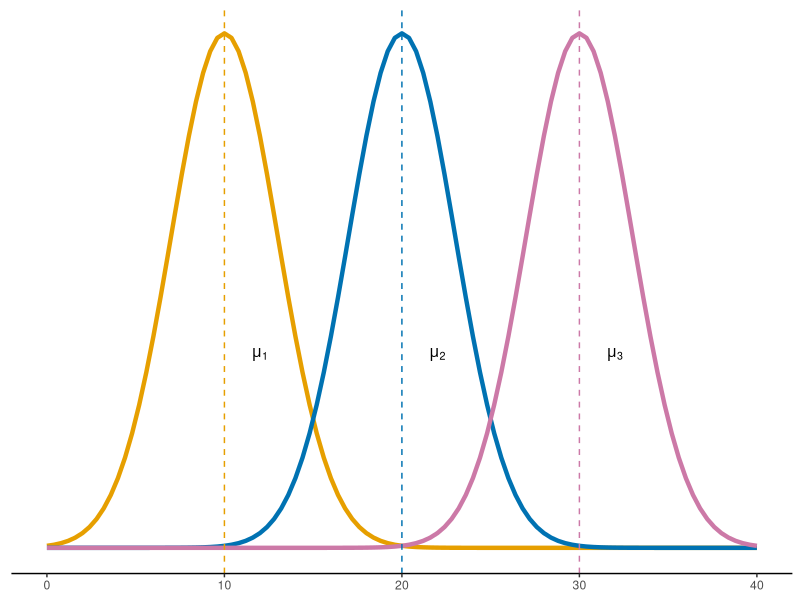
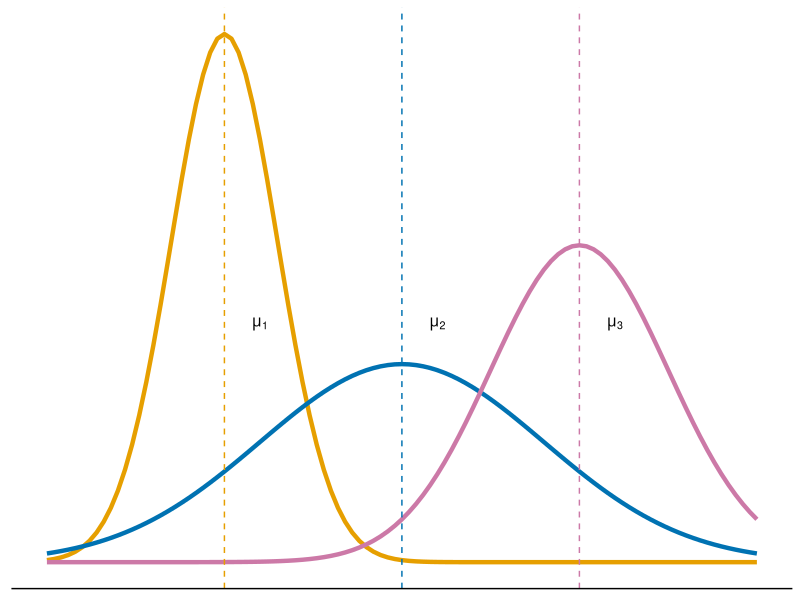
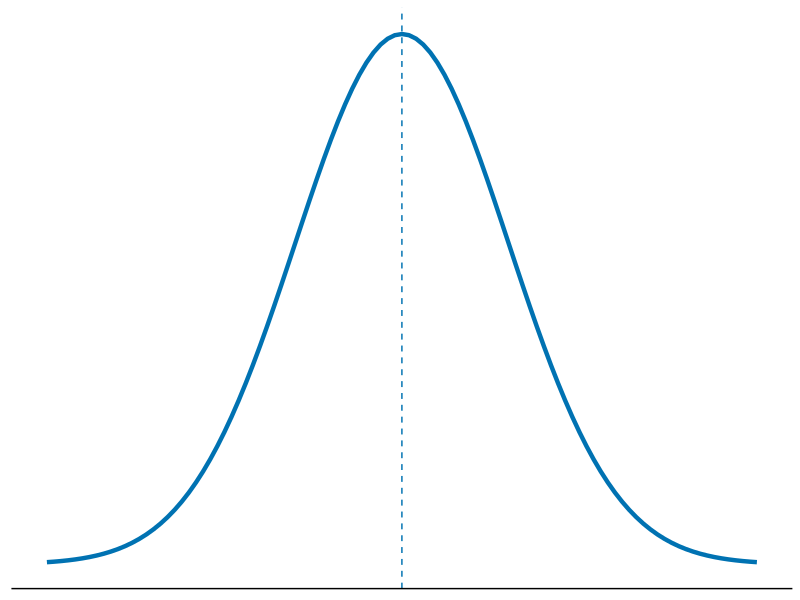
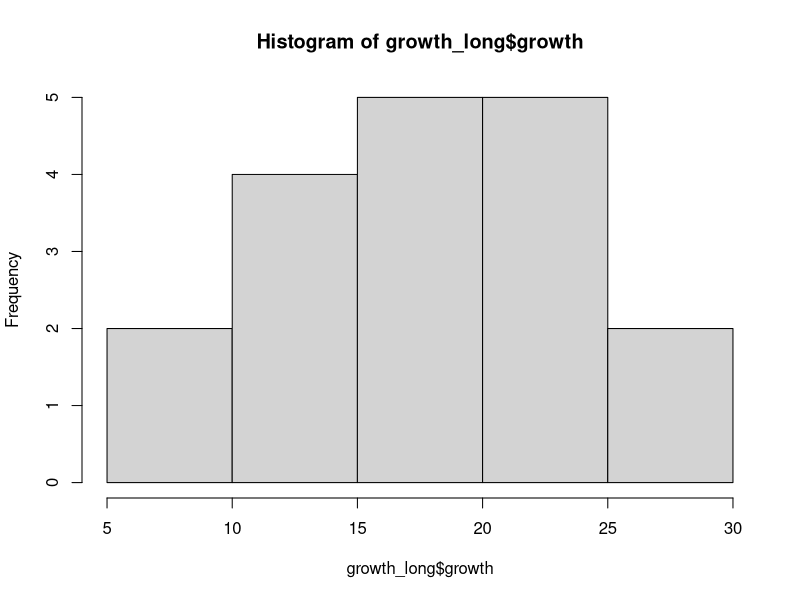

Recreate these plots in R, in order.
## ---- chunk 1
#| echo: true
# Reading in data
growth <- data.frame(plant = c("plant 1","plant 2","plant 3","plant 4","plant 5","plant6"),
                     low = c(18.51,5.99,7.06,14.02,14.96,13.56),
                     medium = c(19.19,19.09,17.90,21.47,20.38,14.58),
                     high = c(19.23,24.27,27.34,22.23,22.92,28.77))
growth
## ---- chunk 2
#| echo: true
#| code-line-numbers: "|3|4|5|6|"
# Putting data in long format
library(tidyr)
growth_long <- pivot_longer(data = growth,
                            cols = "low":"high",
                            names_to = "light_level",
                            values_to = "growth")
head(growth_long)
## ---- chunk 3
#| fig-align: center

library(ggplot2)

ggplot(data.frame(x = c(0,40)), aes(x = x)) +
  stat_function(fun = dnorm, args = list(mean = 10, sd = 3), color = "#E69F00", linewidth = 1.5) +
  stat_function(fun = dnorm, args = list(mean = 20, sd = 3), color = "#0072B2", linewidth = 1.5) +
  stat_function(fun = dnorm, args = list(mean = 30, sd = 3), color = "#CC79A7", linewidth = 1.5) + 
  geom_vline(xintercept = c(10,20,30), 
             color = c("#E69F00","#0072B2","#CC79A7"), 
             linetype = "dashed") +
  geom_text(data = data.frame(
    x = c(12, 22, 32),
    y = c(0.05, 0.05, 0.05),
    label = c("mu[1]", "mu[2]", "mu[3]")),
    aes(x = x, y = y, label = label), parse = TRUE) +
  theme(axis.line = element_line(colour = "black"),
        panel.grid.major = element_blank(),
        panel.grid.minor = element_blank(),
        panel.border = element_blank(),
        panel.background = element_blank(),
        axis.ticks.y = element_blank(),
        axis.text.y = element_blank(),
        axis.title.y = element_blank(),
        axis.title.x = element_blank(),
        axis.line.y = element_blank())
## ---- chunk 4
#| fig-align: center

ggplot(data.frame(x = c(0,40)), aes(x = x)) +
  stat_function(fun = dnorm, args = list(mean = 10, sd = 3), color = "#E69F00", linewidth = 1.5) +
  stat_function(fun = dnorm, args = list(mean = 20, sd = 8), color = "#0072B2", linewidth = 1.5) +
  stat_function(fun = dnorm, args = list(mean = 30, sd = 5), color = "#CC79A7", linewidth = 1.5) + 
  geom_vline(xintercept = c(10,20,30), 
             color = c("#E69F00","#0072B2","#CC79A7"), 
             linetype = "dashed") +
  geom_text(data = data.frame(
    x = c(12, 22, 32),
    y = c(0.06, 0.06, 0.06),
    label = c("mu[1]", "mu[2]", "mu[3]")),
    aes(x = x, y = y, label = label), parse = TRUE) +
  theme(axis.line = element_line(colour = "black"),
        panel.grid.major = element_blank(),
        panel.grid.minor = element_blank(),
        panel.border = element_blank(),
        panel.background = element_blank(),
        axis.ticks.y = element_blank(),
        axis.text.y = element_blank(),
        axis.title.y = element_blank(),
        axis.ticks.x = element_blank(),
        axis.text.x = element_blank(),
        axis.title.x = element_blank(),
        axis.line.y = element_blank())
## ---- chunk 5
#| fig-align: center

ggplot(data.frame(x = c(-20,60)), aes(x = x)) +
  stat_function(fun = dnorm, args = list(mean = 20, sd = 12), color = "#0072B2", linewidth = 1.5) +
  geom_vline(xintercept = 20, 
             color = "#0072B2", 
             linetype = "dashed") +
  theme(axis.line = element_line(colour = "black"),
        panel.grid.major = element_blank(),
        panel.grid.minor = element_blank(),
        panel.border = element_blank(),
        panel.background = element_blank(),
        axis.ticks.y = element_blank(),
        axis.text.y = element_blank(),
        axis.title.y = element_blank(),
        axis.ticks.x = element_blank(),
        axis.text.x = element_blank(),
        axis.title.x = element_blank(),
        axis.line.y = element_blank())
## ---- chunk 6
#| fig-align: center
hist(growth_long$growth)
## ---- chunk 7
#| echo: true
#| code-line-numbers: "|2|3|"
# Run an ANOVA
model <- lm(growth ~ light_level, data = growth_long)
anova(model)
## ---- chunk 8
growth2 <- data.frame(plant = c(1:6),
                     fertilizer = rep(c("Y","N"),3),
                     low = c(18.51,5.99,7.06,14.02,14.96,13.56),
                     medium = c(19.19,19.09,17.90,21.47,20.38,14.58),
                     high = c(19.23,24.27,27.34,22.23,22.92,28.77))
growth_long2 <- pivot_longer(data = growth2,
                            cols = "low":"high",
                            names_to = "light_level",
                            values_to = "growth")
head(growth_long2)
## ---- chunk 9
#| echo: true
#| code-line-numbers: "|2|3|"
# Run a two-way ANOVA
model2 <- lm(growth ~ light_level*fertilizer, data = growth_long2)
anova(model2)
